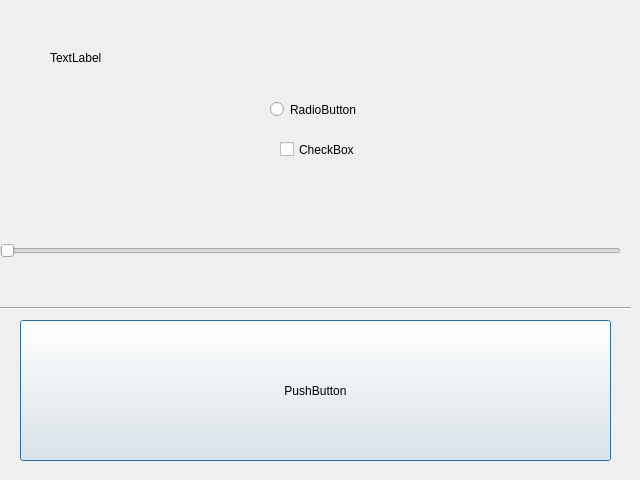
<?xml version="1.0" encoding="UTF-8"?>
<ui version="4.0">
 <class>Dialog</class>
 <widget class="QDialog" name="Dialog">
  <property name="geometry">
   <rect>
    <x>0</x>
    <y>0</y>
    <width>640</width>
    <height>480</height>
   </rect>
  </property>
  <property name="windowTitle">
   <string>Dialog</string>
  </property>
  <widget class="QLabel" name="label">
   <property name="geometry">
    <rect>
     <x>50</x>
     <y>50</y>
     <width>64</width>
     <height>15</height>
    </rect>
   </property>
   <property name="text">
    <string>TextLabel</string>
   </property>
  </widget>
  <widget class="QRadioButton" name="radioButton">
   <property name="geometry">
    <rect>
     <x>270</x>
     <y>100</y>
     <width>108</width>
     <height>19</height>
    </rect>
   </property>
   <property name="text">
    <string>RadioButton</string>
   </property>
  </widget>
  <widget class="QCheckBox" name="checkBox">
   <property name="geometry">
    <rect>
     <x>280</x>
     <y>140</y>
     <width>96</width>
     <height>19</height>
    </rect>
   </property>
   <property name="text">
    <string>CheckBox</string>
   </property>
  </widget>
  <widget class="QPushButton" name="pushButton">
   <property name="geometry">
    <rect>
     <x>20</x>
     <y>320</y>
     <width>591</width>
     <height>141</height>
    </rect>
   </property>
   <property name="text">
    <string>PushButton</string>
   </property>
  </widget>
  <widget class="Line" name="line">
   <property name="geometry">
    <rect>
     <x>0</x>
     <y>300</y>
     <width>631</width>
     <height>16</height>
    </rect>
   </property>
   <property name="orientation">
    <enum>Qt::Horizontal</enum>
   </property>
  </widget>
  <widget class="QSlider" name="horizontalSlider">
   <property name="geometry">
    <rect>
     <x>0</x>
     <y>240</y>
     <width>621</width>
     <height>22</height>
    </rect>
   </property>
   <property name="orientation">
    <enum>Qt::Horizontal</enum>
   </property>
  </widget>
 </widget>
 <resources/>
 <connections/>
</ui>
